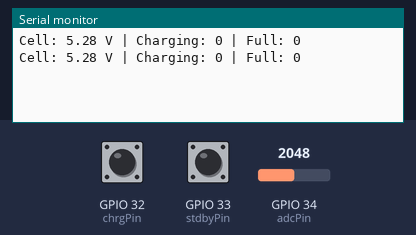
The sketch below on a simulated ESP32. Parts: the last lines printed to the serial monitor. The test bench sets the inputs (shaded band); at power-on: GPIO 34 (adcPin) = 2048, GPIO 32 (chrgPin) HIGH, GPIO 33 (stdbyPin) HIGH (analog values on the 0–4095 scale).

Above: at 2.3 s.
2.4 s: GPIO 34 (adcPin) set to 2866
At 3.4 s:
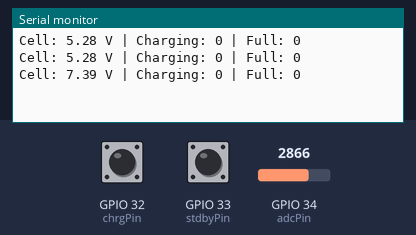
4.5 s: GPIO 32 (chrgPin) pulled LOW for 1.8 s
At 5.7 s:
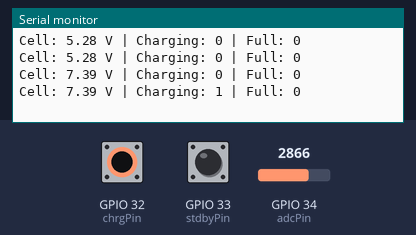
7.8 s: GPIO 33 (stdbyPin) pulled LOW for 1.8 s
At 10.2 s:
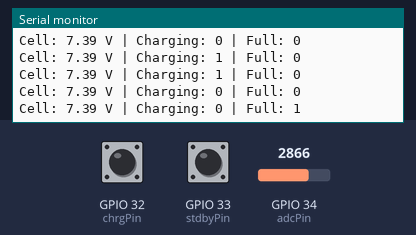
11.1 s: GPIO 34 (adcPin) set to 3603
At 12.8 s:
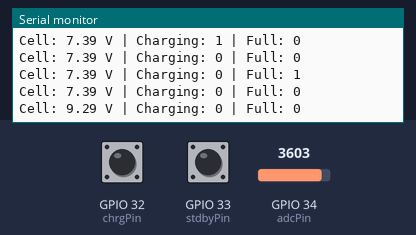
13.2 s: GPIO 32 (chrgPin) pulled LOW for 1.8 s
At 13.9 s:
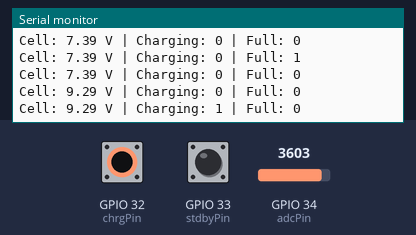
16.5 s: GPIO 33 (stdbyPin) pulled LOW for 1.8 s
At 17.4 s:
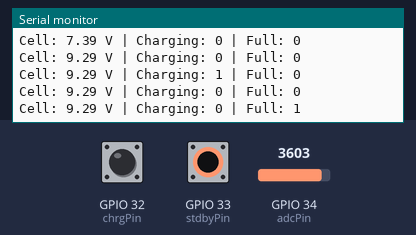
Timing chart, 0 to 19.5 s (numbered marks = the images above; inputs shaded):
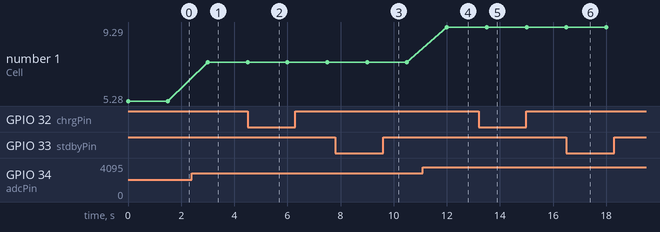

Measured:
- after the input at 2.4 s, the serial monitor: prints a new line after 0.60 s (image 1)
- after the input at 4.5 s, the serial monitor: prints a new line at once (image 2)
- after the input at 7.8 s, the serial monitor: prints a new line after 1.2 s (image 3)
- after the input at 11.1 s, the serial monitor: prints a new line after 0.90 s (image 4)
- after the input at 13.2 s, the serial monitor: prints a new line after 0.30 s (image 5)
- after the input at 16.5 s, the serial monitor: prints a new line at once (image 6)
- plotted number 1: 5.28 → 7.39 after the input at 2.4 s, 7.39 → 9.29 after the input at 11.1 s

The sketch:

example.ino
```cpp
// Uses an ESP32 ADC (GPIO34) to measure the battery via a high-value divider and reads the TP4056 CHRG and STDBY open-drain signal pins (with pull-ups) to report voltage, charging, and full states.
//
// Buy this module: https://shillehtek.com/products/tp4056-1a-lipo-battery-charging-board-type-c-with-current-protection
// Full manual: https://shillehtek.com/blogs/shillehtek-product-manuals/tp4056-1a-lipo-battery-charging-board-type-c-with-current-protection-manual
// More examples: https://github.com/shillehbean/shillehtek-examples
//

// ESP32 TP4056 monitor
// Cell voltage: OUT+ -- 220k -- GPIO34 -- 100k -- GND
// CHRG LED tap: GPIO32 (HIGH when charging)
// STDBY LED tap: GPIO33 (HIGH when full)
// Note: the LED pins on TP4056 are open-drain -- pull them up to 3.3V via 10k

const int adcPin = 34;
const int chrgPin = 32;
const int stdbyPin = 33;
const float dividerRatio = 3.2;
const float vRef = 3.3;

void setup() {
  Serial.begin(115200);
  pinMode(chrgPin, INPUT_PULLUP);
  pinMode(stdbyPin, INPUT_PULLUP);
  analogReadResolution(12);
}

void loop() {
  int raw = analogRead(adcPin);
  float vBat = (raw / 4095.0) * vRef * dividerRatio;

  bool charging = (digitalRead(chrgPin) == LOW);   // LED on = pin pulled low
  bool full     = (digitalRead(stdbyPin) == LOW);

  Serial.printf("Cell: %.2f V | Charging: %d | Full: %d\n", vBat, charging, full);
  delay(1500);
}
```
